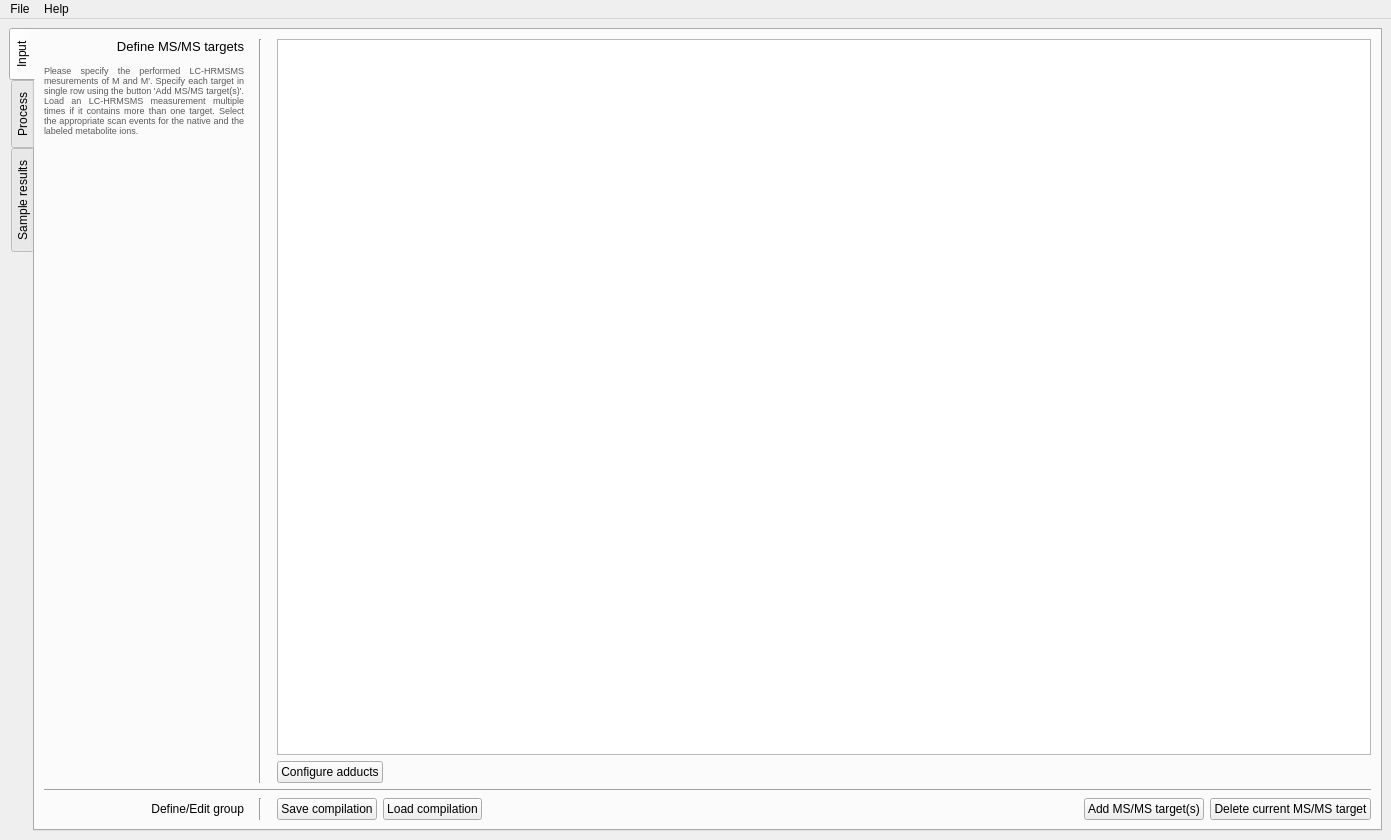
<?xml version="1.0" encoding="UTF-8"?>
<ui version="4.0">
 <class>MainWindow</class>
 <widget class="QMainWindow" name="MainWindow">
  <property name="geometry">
   <rect>
    <x>0</x>
    <y>0</y>
    <width>1391</width>
    <height>840</height>
   </rect>
  </property>
  <property name="acceptDrops">
   <bool>true</bool>
  </property>
  <property name="windowTitle">
   <string>MainWindow</string>
  </property>
  <property name="tabShape">
   <enum>QTabWidget::Triangular</enum>
  </property>
  <widget class="QWidget" name="centralwidget">
   <layout class="QGridLayout" name="gridLayout">
    <item row="0" column="0">
     <widget class="QTabWidget" name="tabWidget">
      <property name="acceptDrops">
       <bool>true</bool>
      </property>
      <property name="tabPosition">
       <enum>QTabWidget::West</enum>
      </property>
      <property name="currentIndex">
       <number>0</number>
      </property>
      <widget class="QWidget" name="inputTab">
       <attribute name="title">
        <string>Input</string>
       </attribute>
       <layout class="QGridLayout" name="gridLayout_2">
        <item row="0" column="0">
         <layout class="QGridLayout" name="gridLayout_6">
          <item row="0" column="0">
           <layout class="QGridLayout" name="gridLayout_7">
            <item row="2" column="0">
             <widget class="QLabel" name="label_4">
              <property name="minimumSize">
               <size>
                <width>200</width>
                <height>0</height>
               </size>
              </property>
              <property name="styleSheet">
               <string notr="true">color: rgb(90, 90, 90);
font: 7pt;</string>
              </property>
              <property name="text">
               <string>&lt;html&gt;&lt;head/&gt;&lt;body&gt;&lt;p align=&quot;justify&quot;&gt;Please specify the performed LC-HRMSMS mesurements of M and M'. Specify each target in single row using the button 'Add MS/MS target(s)'. Load an LC-HRMSMS measurement multiple times if it contains more than one target. Select the appropriate scan events for the native and the labeled metabolite ions.&lt;/p&gt;&lt;/body&gt;&lt;/html&gt;</string>
              </property>
              <property name="wordWrap">
               <bool>true</bool>
              </property>
             </widget>
            </item>
            <item row="0" column="0">
             <widget class="QLabel" name="label_3">
              <property name="styleSheet">
               <string notr="true">font: 10pt;</string>
              </property>
              <property name="text">
               <string>&lt;html&gt;&lt;head/&gt;&lt;body&gt;&lt;p align=&quot;right&quot;&gt;Define MS/MS targets&lt;/p&gt;&lt;/body&gt;&lt;/html&gt;</string>
              </property>
             </widget>
            </item>
            <item row="1" column="0">
             <spacer name="verticalSpacer_2">
              <property name="orientation">
               <enum>Qt::Vertical</enum>
              </property>
              <property name="sizeType">
               <enum>QSizePolicy::Maximum</enum>
              </property>
              <property name="sizeHint" stdset="0">
               <size>
                <width>0</width>
                <height>5</height>
               </size>
              </property>
             </spacer>
            </item>
            <item row="3" column="0">
             <spacer name="verticalSpacer_3">
              <property name="orientation">
               <enum>Qt::Vertical</enum>
              </property>
              <property name="sizeHint" stdset="0">
               <size>
                <width>20</width>
                <height>40</height>
               </size>
              </property>
             </spacer>
            </item>
           </layout>
          </item>
          <item row="3" column="4">
           <layout class="QHBoxLayout" name="horizontalLayout">
            <item>
             <widget class="QPushButton" name="saveCompilation">
              <property name="text">
               <string>Save compilation</string>
              </property>
             </widget>
            </item>
            <item>
             <widget class="QPushButton" name="loadCompilation">
              <property name="text">
               <string>Load compilation</string>
              </property>
             </widget>
            </item>
            <item>
             <spacer name="horizontalSpacer">
              <property name="orientation">
               <enum>Qt::Horizontal</enum>
              </property>
              <property name="sizeHint" stdset="0">
               <size>
                <width>40</width>
                <height>20</height>
               </size>
              </property>
             </spacer>
            </item>
            <item>
             <widget class="QPushButton" name="addMSMSTarget">
              <property name="text">
               <string>Add MS/MS target(s)</string>
              </property>
             </widget>
            </item>
            <item>
             <widget class="QPushButton" name="deleteMSMSTarget">
              <property name="text">
               <string>Delete current MS/MS target</string>
              </property>
             </widget>
            </item>
           </layout>
          </item>
          <item row="0" column="3">
           <spacer name="horizontalSpacer_3">
            <property name="orientation">
             <enum>Qt::Horizontal</enum>
            </property>
            <property name="sizeType">
             <enum>QSizePolicy::Preferred</enum>
            </property>
            <property name="sizeHint" stdset="0">
             <size>
              <width>3</width>
              <height>0</height>
             </size>
            </property>
           </spacer>
          </item>
          <item row="0" column="1">
           <spacer name="horizontalSpacer_2">
            <property name="orientation">
             <enum>Qt::Horizontal</enum>
            </property>
            <property name="sizeType">
             <enum>QSizePolicy::Maximum</enum>
            </property>
            <property name="sizeHint" stdset="0">
             <size>
              <width>3</width>
              <height>0</height>
             </size>
            </property>
           </spacer>
          </item>
          <item row="3" column="0">
           <widget class="QLabel" name="label_5">
            <property name="text">
             <string>&lt;html&gt;&lt;head/&gt;&lt;body&gt;&lt;p align=&quot;right&quot;&gt;Define/Edit group&lt;/p&gt;&lt;/body&gt;&lt;/html&gt;</string>
            </property>
           </widget>
          </item>
          <item row="0" column="2">
           <widget class="Line" name="line">
            <property name="orientation">
             <enum>Qt::Vertical</enum>
            </property>
           </widget>
          </item>
          <item row="1" column="0" colspan="5">
           <widget class="Line" name="line_2">
            <property name="orientation">
             <enum>Qt::Horizontal</enum>
            </property>
           </widget>
          </item>
          <item row="3" column="2">
           <widget class="Line" name="line_3">
            <property name="orientation">
             <enum>Qt::Vertical</enum>
            </property>
           </widget>
          </item>
          <item row="0" column="4">
           <layout class="QVBoxLayout" name="verticalLayout_2">
            <item>
             <widget class="QTableView" name="processFilesTable">
              <property name="alternatingRowColors">
               <bool>false</bool>
              </property>
              <property name="selectionMode">
               <enum>QAbstractItemView::SingleSelection</enum>
              </property>
              <property name="selectionBehavior">
               <enum>QAbstractItemView::SelectRows</enum>
              </property>
             </widget>
            </item>
            <item>
             <layout class="QHBoxLayout" name="horizontalLayout_2">
              <item>
               <widget class="QPushButton" name="configAdductsButton">
                <property name="text">
                 <string>Configure adducts</string>
                </property>
               </widget>
              </item>
              <item>
               <spacer name="horizontalSpacer_9">
                <property name="orientation">
                 <enum>Qt::Horizontal</enum>
                </property>
                <property name="sizeHint" stdset="0">
                 <size>
                  <width>40</width>
                  <height>20</height>
                 </size>
                </property>
               </spacer>
              </item>
             </layout>
            </item>
           </layout>
          </item>
         </layout>
        </item>
       </layout>
      </widget>
      <widget class="QWidget" name="processTab">
       <attribute name="title">
        <string>Process</string>
       </attribute>
       <layout class="QGridLayout" name="gridLayout_8" rowstretch="0,2" columnstretch="0,2">
        <item row="0" column="0">
         <layout class="QGridLayout" name="gridLayout_9">
          <item row="1" column="0" colspan="6">
           <widget class="Line" name="line_5">
            <property name="orientation">
             <enum>Qt::Horizontal</enum>
            </property>
           </widget>
          </item>
          <item row="0" column="3">
           <spacer name="horizontalSpacer_6">
            <property name="orientation">
             <enum>Qt::Horizontal</enum>
            </property>
            <property name="sizeType">
             <enum>QSizePolicy::Preferred</enum>
            </property>
            <property name="sizeHint" stdset="0">
             <size>
              <width>3</width>
              <height>0</height>
             </size>
            </property>
           </spacer>
          </item>
          <item row="0" column="1">
           <spacer name="horizontalSpacer_5">
            <property name="orientation">
             <enum>Qt::Horizontal</enum>
            </property>
            <property name="sizeType">
             <enum>QSizePolicy::Preferred</enum>
            </property>
            <property name="sizeHint" stdset="0">
             <size>
              <width>3</width>
              <height>0</height>
             </size>
            </property>
           </spacer>
          </item>
          <item row="0" column="0">
           <layout class="QGridLayout" name="gridLayout_10">
            <item row="1" column="0">
             <spacer name="verticalSpacer_5">
              <property name="orientation">
               <enum>Qt::Vertical</enum>
              </property>
              <property name="sizeType">
               <enum>QSizePolicy::Maximum</enum>
              </property>
              <property name="sizeHint" stdset="0">
               <size>
                <width>0</width>
                <height>5</height>
               </size>
              </property>
             </spacer>
            </item>
            <item row="0" column="0">
             <widget class="QLabel" name="label_6">
              <property name="sizePolicy">
               <sizepolicy hsizetype="Preferred" vsizetype="Preferred">
                <horstretch>0</horstretch>
                <verstretch>0</verstretch>
               </sizepolicy>
              </property>
              <property name="styleSheet">
               <string notr="true">font: 10pt;</string>
              </property>
              <property name="text">
               <string>&lt;html&gt;&lt;head/&gt;&lt;body&gt;&lt;p align=&quot;right&quot;&gt;Processing settings&lt;/p&gt;&lt;/body&gt;&lt;/html&gt;</string>
              </property>
             </widget>
            </item>
            <item row="2" column="0">
             <widget class="QLabel" name="label">
              <property name="sizePolicy">
               <sizepolicy hsizetype="Preferred" vsizetype="Preferred">
                <horstretch>0</horstretch>
                <verstretch>0</verstretch>
               </sizepolicy>
              </property>
              <property name="minimumSize">
               <size>
                <width>200</width>
                <height>0</height>
               </size>
              </property>
              <property name="styleSheet">
               <string notr="true">color: rgb(90, 90, 90);
font: 7pt;</string>
              </property>
              <property name="text">
               <string>&lt;html&gt;&lt;head/&gt;&lt;body&gt;&lt;p&gt;Please specify the settings for processing the defined MS/MS targets. First, the two MS/MS spectra will be insepcted for corresponding native and U-&lt;span style=&quot; vertical-align:super;&quot;&gt;13&lt;/span&gt;C-labeled peaks. These peaks will be annotated with putative sum formulas using the determined number of carbon atoms. &lt;/p&gt;&lt;/body&gt;&lt;/html&gt;</string>
              </property>
              <property name="wordWrap">
               <bool>true</bool>
              </property>
             </widget>
            </item>
            <item row="3" column="0">
             <spacer name="verticalSpacer_9">
              <property name="orientation">
               <enum>Qt::Vertical</enum>
              </property>
              <property name="sizeType">
               <enum>QSizePolicy::Preferred</enum>
              </property>
              <property name="sizeHint" stdset="0">
               <size>
                <width>20</width>
                <height>40</height>
               </size>
              </property>
             </spacer>
            </item>
           </layout>
          </item>
          <item row="0" column="2">
           <widget class="Line" name="line_4">
            <property name="orientation">
             <enum>Qt::Vertical</enum>
            </property>
           </widget>
          </item>
          <item row="2" column="0">
           <layout class="QGridLayout" name="gridLayout_11">
            <item row="0" column="0">
             <widget class="QLabel" name="label_7">
              <property name="styleSheet">
               <string notr="true">font: 10pt;</string>
              </property>
              <property name="text">
               <string>&lt;html&gt;&lt;head/&gt;&lt;body&gt;&lt;p align=&quot;right&quot;&gt;Run tasks&lt;/p&gt;&lt;/body&gt;&lt;/html&gt;</string>
              </property>
             </widget>
            </item>
           </layout>
          </item>
          <item row="2" column="5">
           <layout class="QGridLayout" name="gridLayout_12">
            <item row="0" column="2">
             <widget class="QLabel" name="label_8">
              <property name="text">
               <string>CPU cores</string>
              </property>
             </widget>
            </item>
            <item row="0" column="3">
             <widget class="QSpinBox" name="useCPUCoresSpinner">
              <property name="minimum">
               <number>1</number>
              </property>
             </widget>
            </item>
            <item row="0" column="0">
             <spacer name="horizontalSpacer_7">
              <property name="orientation">
               <enum>Qt::Horizontal</enum>
              </property>
              <property name="sizeHint" stdset="0">
               <size>
                <width>40</width>
                <height>20</height>
               </size>
              </property>
             </spacer>
            </item>
            <item row="0" column="1">
             <widget class="QCheckBox" name="keepCPUCoreUnusedCheckbox">
              <property name="text">
               <string>Keep one core unused</string>
              </property>
             </widget>
            </item>
            <item row="0" column="4">
             <widget class="QPushButton" name="startProcessingButton">
              <property name="text">
               <string>Start</string>
              </property>
             </widget>
            </item>
           </layout>
          </item>
          <item row="0" column="5">
           <layout class="QGridLayout" name="gridLayout_14">
            <item row="0" column="0">
             <widget class="QGroupBox" name="groupBox">
              <property name="title">
               <string>Scan selection</string>
              </property>
              <layout class="QGridLayout" name="gridLayout_15">
               <item row="0" column="0">
                <widget class="QLabel" name="label_9">
                 <property name="text">
                  <string>Full scan EIC ppm</string>
                 </property>
                </widget>
               </item>
               <item row="1" column="0">
                <widget class="QDoubleSpinBox" name="eicPPMSpinner">
                 <property name="value">
                  <double>5.000000000000000</double>
                 </property>
                </widget>
               </item>
               <item row="2" column="0">
                <widget class="QLabel" name="label_10">
                 <property name="text">
                  <string>Intensity threshold</string>
                 </property>
                </widget>
               </item>
               <item row="3" column="0">
                <widget class="QDoubleSpinBox" name="intensityThresoldSpinner">
                 <property name="decimals">
                  <number>0</number>
                 </property>
                 <property name="maximum">
                  <double>999999999.000000000000000</double>
                 </property>
                 <property name="value">
                  <double>10000.000000000000000</double>
                 </property>
                </widget>
               </item>
               <item row="4" column="0">
                <spacer name="verticalSpacer_6">
                 <property name="orientation">
                  <enum>Qt::Vertical</enum>
                 </property>
                 <property name="sizeType">
                  <enum>QSizePolicy::Preferred</enum>
                 </property>
                 <property name="sizeHint" stdset="0">
                  <size>
                   <width>0</width>
                   <height>0</height>
                  </size>
                 </property>
                </spacer>
               </item>
              </layout>
             </widget>
            </item>
            <item row="0" column="3">
             <widget class="QGroupBox" name="groupBox_3">
              <property name="title">
               <string>Peak matching</string>
              </property>
              <layout class="QGridLayout" name="gridLayout_16">
               <item row="0" column="0">
                <widget class="QLabel" name="label_12">
                 <property name="text">
                  <string>Matching max. PPM error</string>
                 </property>
                </widget>
               </item>
               <item row="2" column="0">
                <widget class="QLabel" name="label_13">
                 <property name="text">
                  <string>Max. relative intensity error</string>
                 </property>
                </widget>
               </item>
               <item row="1" column="0">
                <widget class="QDoubleSpinBox" name="maxPPMErrorMatching_Spinner">
                 <property name="maximum">
                  <double>9999.000000000000000</double>
                 </property>
                 <property name="value">
                  <double>30.000000000000000</double>
                 </property>
                </widget>
               </item>
               <item row="3" column="0">
                <widget class="QDoubleSpinBox" name="maxRelIntensityError_spinner">
                 <property name="maximum">
                  <double>100.000000000000000</double>
                 </property>
                 <property name="value">
                  <double>20.000000000000000</double>
                 </property>
                </widget>
               </item>
               <item row="4" column="0">
                <spacer name="verticalSpacer_8">
                 <property name="orientation">
                  <enum>Qt::Vertical</enum>
                 </property>
                 <property name="sizeType">
                  <enum>QSizePolicy::Preferred</enum>
                 </property>
                 <property name="sizeHint" stdset="0">
                  <size>
                   <width>0</width>
                   <height>0</height>
                  </size>
                 </property>
                </spacer>
               </item>
              </layout>
             </widget>
            </item>
            <item row="0" column="1">
             <layout class="QVBoxLayout" name="verticalLayout">
              <item>
               <widget class="QGroupBox" name="groupBox_2">
                <property name="title">
                 <string>Scan pre-processing</string>
                </property>
                <layout class="QGridLayout" name="gridLayout_13">
                 <item row="0" column="0">
                  <widget class="QLabel" name="label_11">
                   <property name="text">
                    <string>Min. scaled peak intensity [%]</string>
                   </property>
                  </widget>
                 </item>
                 <item row="1" column="0">
                  <widget class="QDoubleSpinBox" name="minScaledPeakIntensity_Spinner">
                   <property name="decimals">
                    <number>1</number>
                   </property>
                   <property name="minimum">
                    <double>0.000000000000000</double>
                   </property>
                   <property name="value">
                    <double>0.500000000000000</double>
                   </property>
                  </widget>
                 </item>
                </layout>
               </widget>
              </item>
              <item>
               <spacer name="verticalSpacer_10">
                <property name="orientation">
                 <enum>Qt::Vertical</enum>
                </property>
                <property name="sizeType">
                 <enum>QSizePolicy::Ignored</enum>
                </property>
                <property name="sizeHint" stdset="0">
                 <size>
                  <width>0</width>
                  <height>20</height>
                 </size>
                </property>
               </spacer>
              </item>
             </layout>
            </item>
            <item row="1" column="0" colspan="2">
             <widget class="QGroupBox" name="groupBox_4">
              <property name="title">
               <string>Fragment annotation</string>
              </property>
              <layout class="QGridLayout" name="gridLayout_17">
               <item row="2" column="0">
                <layout class="QHBoxLayout" name="horizontalLayout_3">
                 <item>
                  <widget class="QPushButton" name="fragmentAnnotationButton">
                   <property name="text">
                    <string>Used elements</string>
                   </property>
                  </widget>
                 </item>
                 <item>
                  <spacer name="horizontalSpacer_10">
                   <property name="orientation">
                    <enum>Qt::Horizontal</enum>
                   </property>
                   <property name="sizeType">
                    <enum>QSizePolicy::MinimumExpanding</enum>
                   </property>
                   <property name="sizeHint" stdset="0">
                    <size>
                     <width>0</width>
                     <height>0</height>
                    </size>
                   </property>
                  </spacer>
                 </item>
                </layout>
               </item>
               <item row="3" column="0">
                <widget class="QLabel" name="label_14">
                 <property name="text">
                  <string>Max. ppm error</string>
                 </property>
                </widget>
               </item>
               <item row="6" column="0">
                <widget class="QCheckBox" name="useTracExtractAnnotation">
                 <property name="text">
                  <string>Allow additional Cn (e.g. biotransformation products)</string>
                 </property>
                </widget>
               </item>
               <item row="5" column="0">
                <layout class="QHBoxLayout" name="horizontalLayout_4">
                 <item>
                  <widget class="QDoubleSpinBox" name="annotationPPMErrorSpinner">
                   <property name="decimals">
                    <number>1</number>
                   </property>
                   <property name="maximum">
                    <double>1000.000000000000000</double>
                   </property>
                   <property name="value">
                    <double>5.000000000000000</double>
                   </property>
                  </widget>
                 </item>
                 <item>
                  <spacer name="horizontalSpacer_11">
                   <property name="orientation">
                    <enum>Qt::Horizontal</enum>
                   </property>
                   <property name="sizeType">
                    <enum>QSizePolicy::MinimumExpanding</enum>
                   </property>
                   <property name="sizeHint" stdset="0">
                    <size>
                     <width>0</width>
                     <height>0</height>
                    </size>
                   </property>
                  </spacer>
                 </item>
                </layout>
               </item>
               <item row="0" column="0">
                <layout class="QHBoxLayout" name="horizontalLayout_5">
                 <item>
                  <widget class="QLabel" name="label_15">
                   <property name="text">
                    <string>Min. number of labeling atoms</string>
                   </property>
                  </widget>
                 </item>
                 <item>
                  <widget class="QSpinBox" name="minXn"/>
                 </item>
                </layout>
               </item>
               <item row="1" column="0">
                <widget class="QCheckBox" name="useZeroLabelingAtoms">
                 <property name="text">
                  <string>Use zero labeling atoms (for biotransformation products)</string>
                 </property>
                </widget>
               </item>
              </layout>
             </widget>
            </item>
            <item row="1" column="3">
             <widget class="QGroupBox" name="groupBox_5">
              <property name="title">
               <string>Parent annotation</string>
              </property>
              <layout class="QVBoxLayout" name="verticalLayout_3">
               <item>
                <widget class="QCheckBox" name="applyParentFragmentConsistencyRuleCheckBox">
                 <property name="text">
                  <string>Apply parent-fragment consistency rule</string>
                 </property>
                </widget>
               </item>
               <item>
                <spacer name="verticalSpacer_11">
                 <property name="orientation">
                  <enum>Qt::Vertical</enum>
                 </property>
                 <property name="sizeType">
                  <enum>QSizePolicy::Fixed</enum>
                 </property>
                 <property name="sizeHint" stdset="0">
                  <size>
                   <width>20</width>
                   <height>40</height>
                  </size>
                 </property>
                </spacer>
               </item>
              </layout>
             </widget>
            </item>
            <item row="2" column="0" colspan="2">
             <widget class="QGroupBox" name="groupBox_6">
              <property name="title">
               <string>Save results</string>
              </property>
              <layout class="QGridLayout" name="gridLayout_18">
               <item row="0" column="0">
                <widget class="QCheckBox" name="saveResultsAsTSVCheckBox">
                 <property name="text">
                  <string>Save as TSV</string>
                 </property>
                 <property name="checked">
                  <bool>true</bool>
                 </property>
                </widget>
               </item>
               <item row="1" column="0">
                <widget class="QCheckBox" name="saveResultsAsPDFCheckBox">
                 <property name="text">
                  <string>Save as PDF</string>
                 </property>
                </widget>
               </item>
              </layout>
             </widget>
            </item>
           </layout>
          </item>
          <item row="2" column="2">
           <widget class="Line" name="line_6">
            <property name="sizePolicy">
             <sizepolicy hsizetype="Fixed" vsizetype="Minimum">
              <horstretch>0</horstretch>
              <verstretch>0</verstretch>
             </sizepolicy>
            </property>
            <property name="orientation">
             <enum>Qt::Vertical</enum>
            </property>
           </widget>
          </item>
         </layout>
        </item>
        <item row="1" column="0">
         <spacer name="verticalSpacer_7">
          <property name="orientation">
           <enum>Qt::Vertical</enum>
          </property>
          <property name="sizeHint" stdset="0">
           <size>
            <width>20</width>
            <height>40</height>
           </size>
          </property>
         </spacer>
        </item>
        <item row="0" column="1">
         <spacer name="horizontalSpacer_4">
          <property name="orientation">
           <enum>Qt::Horizontal</enum>
          </property>
          <property name="sizeType">
           <enum>QSizePolicy::Expanding</enum>
          </property>
          <property name="sizeHint" stdset="0">
           <size>
            <width>40</width>
            <height>20</height>
           </size>
          </property>
         </spacer>
        </item>
       </layout>
      </widget>
      <widget class="QWidget" name="resultsTab">
       <attribute name="title">
        <string>Sample results</string>
       </attribute>
       <layout class="QGridLayout" name="gridLayout_3" rowstretch="0,0,0,0">
        <item row="3" column="0" colspan="2">
         <layout class="QGridLayout" name="gridLayout_4">
          <item row="0" column="0">
           <layout class="QGridLayout" name="gridLayout_5">
            <item row="0" column="0">
             <widget class="QLabel" name="label_2">
              <property name="sizePolicy">
               <sizepolicy hsizetype="Preferred" vsizetype="Maximum">
                <horstretch>0</horstretch>
                <verstretch>0</verstretch>
               </sizepolicy>
              </property>
              <property name="text">
               <string>Processed file</string>
              </property>
             </widget>
            </item>
            <item row="1" column="0">
             <widget class="QComboBox" name="processedFilesComboBox">
              <property name="minimumSize">
               <size>
                <width>150</width>
                <height>0</height>
               </size>
              </property>
             </widget>
            </item>
            <item row="2" column="0">
             <widget class="QPushButton" name="openExternallyButton">
              <property name="text">
               <string>Open externally</string>
              </property>
             </widget>
            </item>
            <item row="3" column="0">
             <spacer name="verticalSpacer">
              <property name="orientation">
               <enum>Qt::Vertical</enum>
              </property>
              <property name="sizeHint" stdset="0">
               <size>
                <width>20</width>
                <height>40</height>
               </size>
              </property>
             </spacer>
            </item>
           </layout>
          </item>
          <item row="0" column="1">
           <widget class="QTreeWidget" name="resultsTreeWidget">
            <property name="sizePolicy">
             <sizepolicy hsizetype="Expanding" vsizetype="Minimum">
              <horstretch>0</horstretch>
              <verstretch>0</verstretch>
             </sizepolicy>
            </property>
            <column>
             <property name="text">
              <string>Target name</string>
             </property>
            </column>
            <column>
             <property name="text">
              <string notr="true">MZ</string>
             </property>
            </column>
            <column>
             <property name="text">
              <string>Cn</string>
             </property>
            </column>
            <column>
             <property name="text">
              <string>Sum formula</string>
             </property>
            </column>
            <column>
             <property name="text">
              <string>Charge</string>
             </property>
            </column>
            <column>
             <property name="text">
              <string>Scan num native isotopolog</string>
             </property>
            </column>
            <column>
             <property name="text">
              <string>Scan num labeled isotopolog</string>
             </property>
            </column>
            <column>
             <property name="text">
              <string>Full scan event</string>
             </property>
            </column>
            <column>
             <property name="text">
              <string>MS2 scan event native</string>
             </property>
            </column>
            <column>
             <property name="text">
              <string>MS2 scan event labeled isotopolog</string>
             </property>
            </column>
           </widget>
          </item>
         </layout>
        </item>
        <item row="0" column="0" colspan="2">
         <layout class="QGridLayout" name="gridLayout_20">
          <item row="0" column="1">
           <widget class="QCheckBox" name="plotLabelledScanCheckBox">
            <property name="text">
             <string>Plot labeled MS2-scan</string>
            </property>
            <property name="checked">
             <bool>true</bool>
            </property>
           </widget>
          </item>
          <item row="0" column="3">
           <spacer name="horizontalSpacer_8">
            <property name="orientation">
             <enum>Qt::Horizontal</enum>
            </property>
            <property name="sizeHint" stdset="0">
             <size>
              <width>0</width>
              <height>0</height>
             </size>
            </property>
           </spacer>
          </item>
          <item row="0" column="2">
           <widget class="QCheckBox" name="plotCleanedScanCheckBox">
            <property name="text">
             <string>Plot cleaned scan(s)</string>
            </property>
            <property name="checked">
             <bool>true</bool>
            </property>
           </widget>
          </item>
          <item row="0" column="0">
           <widget class="QCheckBox" name="plotNativeScanCheckbox">
            <property name="text">
             <string>Plot native MS2-scan</string>
            </property>
            <property name="checked">
             <bool>true</bool>
            </property>
           </widget>
          </item>
         </layout>
        </item>
        <item row="2" column="0" colspan="2">
         <layout class="QHBoxLayout" name="horizontalLayout_6" stretch="2,1">
          <item>
           <widget class="QWidget" name="visualizationWidget" native="true">
            <property name="sizePolicy">
             <sizepolicy hsizetype="Preferred" vsizetype="Expanding">
              <horstretch>0</horstretch>
              <verstretch>0</verstretch>
             </sizepolicy>
            </property>
            <property name="sizeIncrement">
             <size>
              <width>3</width>
              <height>0</height>
             </size>
            </property>
           </widget>
          </item>
          <item>
           <widget class="QWidget" name="eicWidget" native="true">
            <property name="sizeIncrement">
             <size>
              <width>1</width>
              <height>0</height>
             </size>
            </property>
           </widget>
          </item>
         </layout>
        </item>
       </layout>
      </widget>
     </widget>
    </item>
   </layout>
  </widget>
  <widget class="QMenuBar" name="menuBar">
   <property name="geometry">
    <rect>
     <x>0</x>
     <y>0</y>
     <width>1391</width>
     <height>26</height>
    </rect>
   </property>
   <widget class="QMenu" name="menuFile">
    <property name="title">
     <string>File</string>
    </property>
    <addaction name="actionLoad_Settings"/>
    <addaction name="actionSave_Settings"/>
    <addaction name="separator"/>
    <addaction name="actionExit"/>
   </widget>
   <widget class="QMenu" name="menuHelp">
    <property name="title">
     <string>Help</string>
    </property>
    <addaction name="actionHelp"/>
    <addaction name="separator"/>
    <addaction name="actionAbout"/>
   </widget>
   <addaction name="menuFile"/>
   <addaction name="menuHelp"/>
  </widget>
  <action name="actionLoad_Settings">
   <property name="text">
    <string>Load Settings</string>
   </property>
  </action>
  <action name="actionSave_Settings">
   <property name="text">
    <string>Save Settings</string>
   </property>
  </action>
  <action name="actionExit">
   <property name="text">
    <string>Exit</string>
   </property>
  </action>
  <action name="actionHelp">
   <property name="text">
    <string>Help</string>
   </property>
  </action>
  <action name="actionAbout">
   <property name="text">
    <string>About</string>
   </property>
  </action>
 </widget>
 <resources/>
 <connections/>
</ui>
